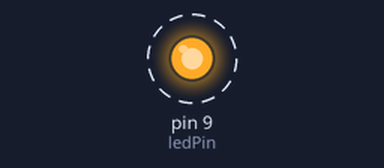
Bench run of a sketch on a simulated Arduino Uno, built with avr-gcc and run on an emulated ATmega328P. On the bench: output pins drawn as LEDs (lit = HIGH). Dashed ring = blinking.

Above: at 0.12 s.
Timing chart, 0 to 3.0 s (numbered marks = the images above):
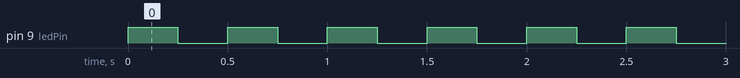

Measured:
- by itself, pin 9 (ledPin): alternates HIGH for 0.25 s and LOW for 0.25 s

The sketch:

secondProject_txt.ino
```cpp
int ledPin = 9;

void setup() {
  pinMode(ledPin, OUTPUT);
}

// the loop routine runs over and over again forever:
void loop() {
    digitalWrite(ledPin, HIGH);   // turn the LED on (HIGH is the voltage level)
    delay(250);               // wait for a second
    digitalWrite(ledPin, LOW);    // turn the LED off by making the voltage LOW
    delay(250);               // wait for a second
}
```
